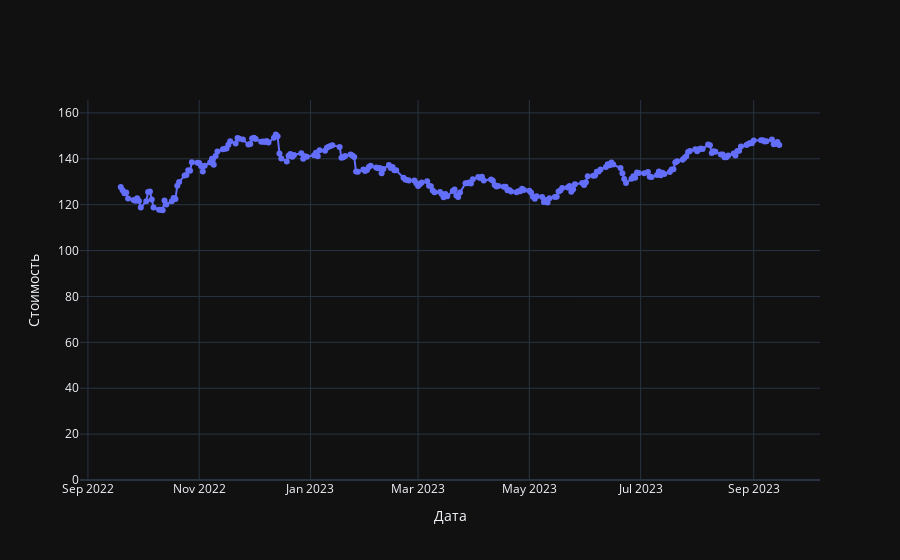

Notebook code cell kept with this figure:
### Markdown cell above
Отрисуем график стоимости акций

### Code cell
fig = go.Figure(layout_yaxis_range=[0,np.max(df['Close'])*1.1])
fig.add_trace(go.Scatter(
    x=df['Date'],
    y=df['Close'],
    mode="lines+markers"
))
fig.update_xaxes(title='Дата')
fig.update_yaxes(title='Стоимость')
fig.show()

### Figure 1 — Plotly figure (JSON) as saved in the notebook; plotly's stock layout.template omitted (floating-point values rounded to 4 significant figures; data arrays with more than 128 entries replaced by an {"elided": "..."} marker saying what was removed)
{"data": [{"mode": "lines+markers", "type": "scatter", "x": {"elided": "250 str values"}, "y": {"elided": "250 float values"}}], "layout": {"xaxis": {"title": {"text": "Дата"}}, "yaxis": {"range": [0, 165.6], "title": {"text": "Стоимость"}}}}
